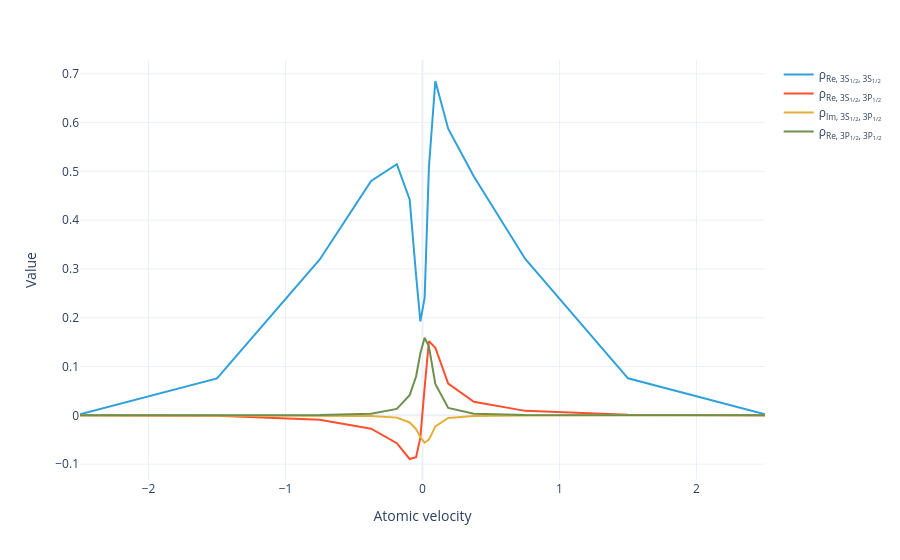

Here is the notebook cell this chart was saved with:
### Markdown cell above
Velocity distribution of the density matrix:

### Code cell
#|notest
model.velocity_normalize(sol).visualize()

### Figure 1 — Plotly figure (JSON) as saved in the notebook; plotly's stock layout.template omitted (floating-point values rounded to 4 significant figures)
{"data": [{"hovertemplate": "Density matrix=ρ<sub>Re, 3S<sub>1/2</sub>, 3S<sub>1/2</sub></sub><br>Atomic velocity=%{x}<br>Value=%{y}<extra></extra>", "legendgroup": "ρ<sub>Re, 3S<sub>1/2</sub>, 3S<sub>1/2</sub></sub>", "line": {"color": "#2fa1da", "dash": "solid"}, "marker": {"symbol": "circle"}, "mode": "lines", "name": "ρ<sub>Re, 3S<sub>1/2</sub>, 3S<sub>1/2</sub></sub>", "orientation": "v", "showlegend": true, "type": "scatter", "x": [-2.5, -1.5, -0.75, -0.375, -0.1875, -0.09375, -0.04688, -0.01562, 0.01562, 0.04688, 0.09375, 0.1875, 0.375, 0.75, 1.5, 2.5], "xaxis": "x", "y": [0.002312, 0.07577, 0.3194, 0.4803, 0.5145, 0.4426, 0.2871, 0.1926, 0.2407, 0.5088, 0.6852, 0.5874, 0.4894, 0.3204, 0.07585, 0.002317], "yaxis": "y"}, {"hovertemplate": "Density matrix=ρ<sub>Re, 3S<sub>1/2</sub>, 3P<sub>1/2</sub></sub><br>Atomic velocity=%{x}<br>Value=%{y}<extra></extra>", "legendgroup": "ρ<sub>Re, 3S<sub>1/2</sub>, 3P<sub>1/2</sub></sub>", "line": {"color": "#fb4f2f", "dash": "solid"}, "marker": {"symbol": "circle"}, "mode": "lines", "name": "ρ<sub>Re, 3S<sub>1/2</sub>, 3P<sub>1/2</sub></sub>", "orientation": "v", "showlegend": true, "type": "scatter", "x": [-2.5, -1.5, -0.75, -0.375, -0.1875, -0.09375, -0.04688, -0.01562, 0.01562, 0.04688, 0.09375, 0.1875, 0.375, 0.75, 1.5, 2.5], "xaxis": "x", "y": [-1.985e-05, -0.001084, -0.009125, -0.02728, -0.05703, -0.08948, -0.08586, -0.04575, 0.05718, 0.1522, 0.1385, 0.0651, 0.02779, 0.009154, 0.001085, 1.99e-05], "yaxis": "y"}, {"hovertemplate": "Density matrix=ρ<sub>Im, 3S<sub>1/2</sub>, 3P<sub>1/2</sub></sub><br>Atomic velocity=%{x}<br>Value=%{y}<extra></extra>", "legendgroup": "ρ<sub>Im, 3S<sub>1/2</sub>, 3P<sub>1/2</sub></sub>", "line": {"color": "#e4ae38", "dash": "solid"}, "marker": {"symbol": "circle"}, "mode": "lines", "name": "ρ<sub>Im, 3S<sub>1/2</sub>, 3P<sub>1/2</sub></sub>", "orientation": "v", "showlegend": true, "type": "scatter", "x": [-2.5, -1.5, -0.75, -0.375, -0.1875, -0.09375, -0.04688, -0.01562, 0.01562, 0.04688, 0.09375, 0.1875, 0.375, 0.75, 1.5, 2.5], "xaxis": "x", "y": [-1.218e-07, -1.109e-05, -0.0001866, -0.001116, -0.004666, -0.01464, -0.0281, -0.04491, -0.05614, -0.0498, -0.02267, -0.005326, -0.001137, -0.0001872, -1.11e-05, -1.221e-07], "yaxis": "y"}, {"hovertemplate": "Density matrix=ρ<sub>Re, 3P<sub>1/2</sub>, 3P<sub>1/2</sub></sub><br>Atomic velocity=%{x}<br>Value=%{y}<extra></extra>", "legendgroup": "ρ<sub>Re, 3P<sub>1/2</sub>, 3P<sub>1/2</sub></sub>", "line": {"color": "#6d904f", "dash": "solid"}, "marker": {"symbol": "circle"}, "mode": "lines", "name": "ρ<sub>Re, 3P<sub>1/2</sub>, 3P<sub>1/2</sub></sub>", "orientation": "v", "showlegend": true, "type": "scatter", "x": [-2.5, -1.5, -0.75, -0.375, -0.1875, -0.09375, -0.04688, -0.01562, 0.01562, 0.04688, 0.09375, 0.1875, 0.375, 0.75, 1.5, 2.5], "xaxis": "x", "y": [3.771e-07, 3.245e-05, 0.0005331, 0.003167, 0.01322, 0.04147, 0.07959, 0.1272, 0.159, 0.1411, 0.06421, 0.01509, 0.003227, 0.0005347, 3.249e-05, 3.779e-07], "yaxis": "y"}], "layout": {"legend": {"title": {}, "tracegroupgap": 0}, "margin": {"t": 60}, "xaxis": {"anchor": "y", "domain": [0, 1], "title": {"text": "Atomic velocity"}}, "yaxis": {"anchor": "x", "domain": [0, 1], "title": {"text": "Value"}}}}
